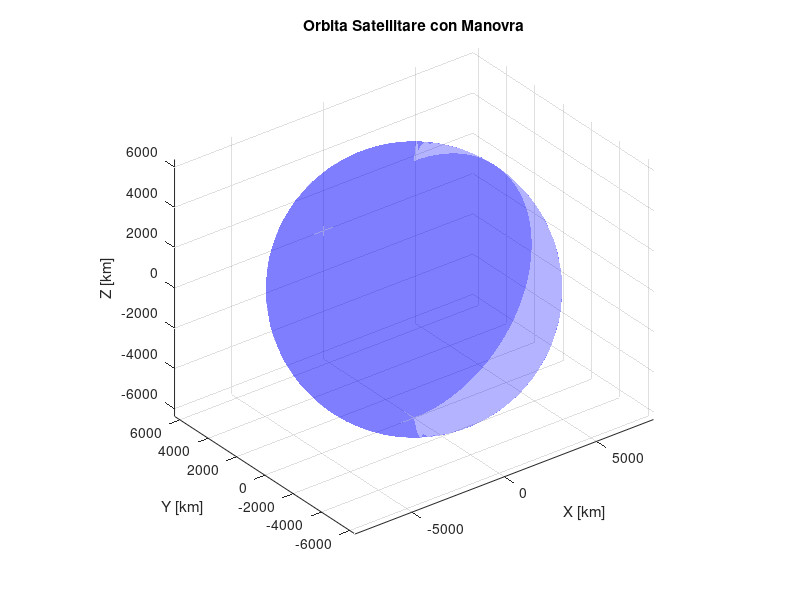

Here is the MATLAB script that generated this plot: (Note: this script raises an error after producing the figure.)
clc; clear; close all;

%% PARAMETRI ORBITALI
mu = 398600; % km^3/s^2, parametro gravitazionale della Terra
r0 = 7000; % km, raggio orbitale iniziale
v0 = sqrt(mu / r0); % km/s, velocità orbitale iniziale

% Tempo di simulazione (1 orbita)
T_orbita = 2 * pi * sqrt(r0^3 / mu);
tspan = linspace(0, T_orbita, 500);

% Condizioni iniziali [x, y, z, vx, vy, vz]
y0 = [r0; 0; 0; 0; v0 * cos(pi/6); v0 * sin(pi/6)]; % Orbita inclinata di 30°

%% EQUAZIONI DEL MOTO ORBITALE (3D)
orbit_eq = @(t, y) [y(4); y(5); y(6); 
                     -mu * y(1) / norm([y(1), y(2), y(3)])^3; 
                     -mu * y(2) / norm([y(1), y(2), y(3)])^3;
                     -mu * y(3) / norm([y(1), y(2), y(3)])^3];

% Risoluzione numerica dell'orbita
[t, Y] = ode45(orbit_eq, tspan, y0);

%% CREAZIONE DELLA FIGURA E DELLA TERRA
figure;
hold on;
[Xs, Ys, Zs] = sphere(50); % Genera una sfera per la Terra
surf(Xs * 6378, Ys * 6378, Zs * 6378, 'FaceColor', 'b', 'EdgeColor', 'none', 'FaceAlpha', 0.3);
axis equal;
xlabel('X [km]'); ylabel('Y [km]'); zlabel('Z [km]');
grid on;
title('Orbita Satellitare con Manovra');
view(3);

%% LINEA ANIMATA E SATELLITE COME PALLINO
h = animatedline('Color', 'r', 'LineWidth', 2);
satellite = plot3(Y(1,1), Y(1,2), Y(1,3), 'ro', 'MarkerFaceColor', 'r', 'MarkerSize', 8); % Pallino rosso

%% ANIMAZIONE DELL'ORBITA INIZIALE
for i = 1:length(Y)
    addpoints(h, Y(i,1), Y(i,2), Y(i,3));
    set(satellite, 'XData', Y(i,1), 'YData', Y(i,2), 'ZData', Y(i,3)); % Aggiorna la posizione del satellite
    drawnow;
end

%% MANOVRA ORBITALE (Aumento di Velocità del 10%)
disp('ESECUZIONE DELLA MANOVRA...');
pause(1); % Simula il tempo necessario alla manovra

% Punto della manovra (a metà orbita)
idx_manoeuvre = round(length(t) / 2);
Y(idx_manoeuvre, 4:6) = Y(idx_manoeuvre, 4:6) * 1.1; % Incremento del 10% della velocità

% Nuova simulazione post-manovra
[t2, Y2] = ode45(orbit_eq, tspan, Y(idx_manoeuvre, :));

%% AGGIORNAMENTO DEL PLOT CON LA NUOVA ORBITA
h2 = animatedline('Color', 'g', 'LineWidth', 2);
for i = 1:length(Y2)
    addpoints(h2, Y2(i,1), Y2(i,2), Y2(i,3));
    set(satellite, 'XData', Y2(i,1), 'YData', Y2(i,2), 'ZData', Y2(i,3)); % Aggiorna il pallino
    drawnow;
end

legend('Terra', 'Orbita Iniziale', 'Orbita dopo Manovra', 'Satellite');
disp('MANOVRA COMPLETATA!');
